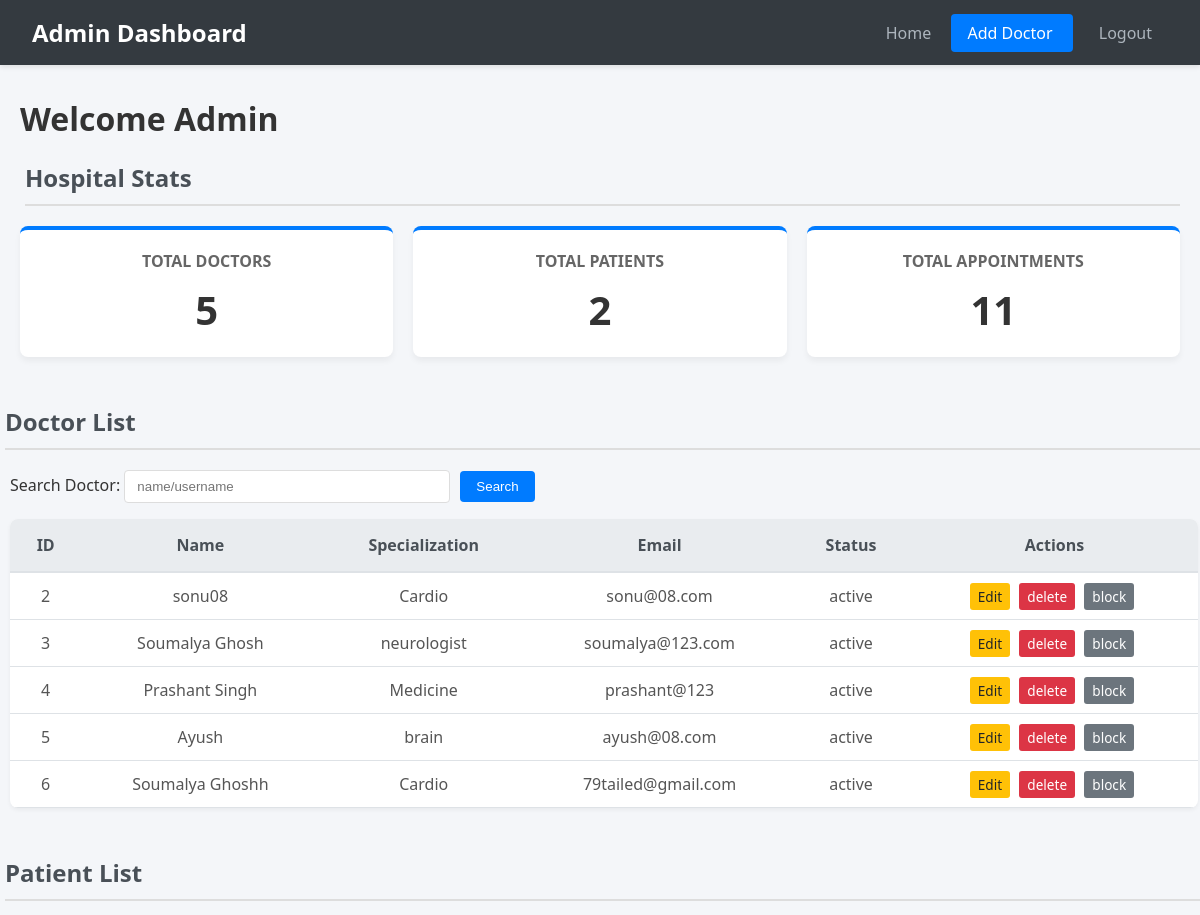
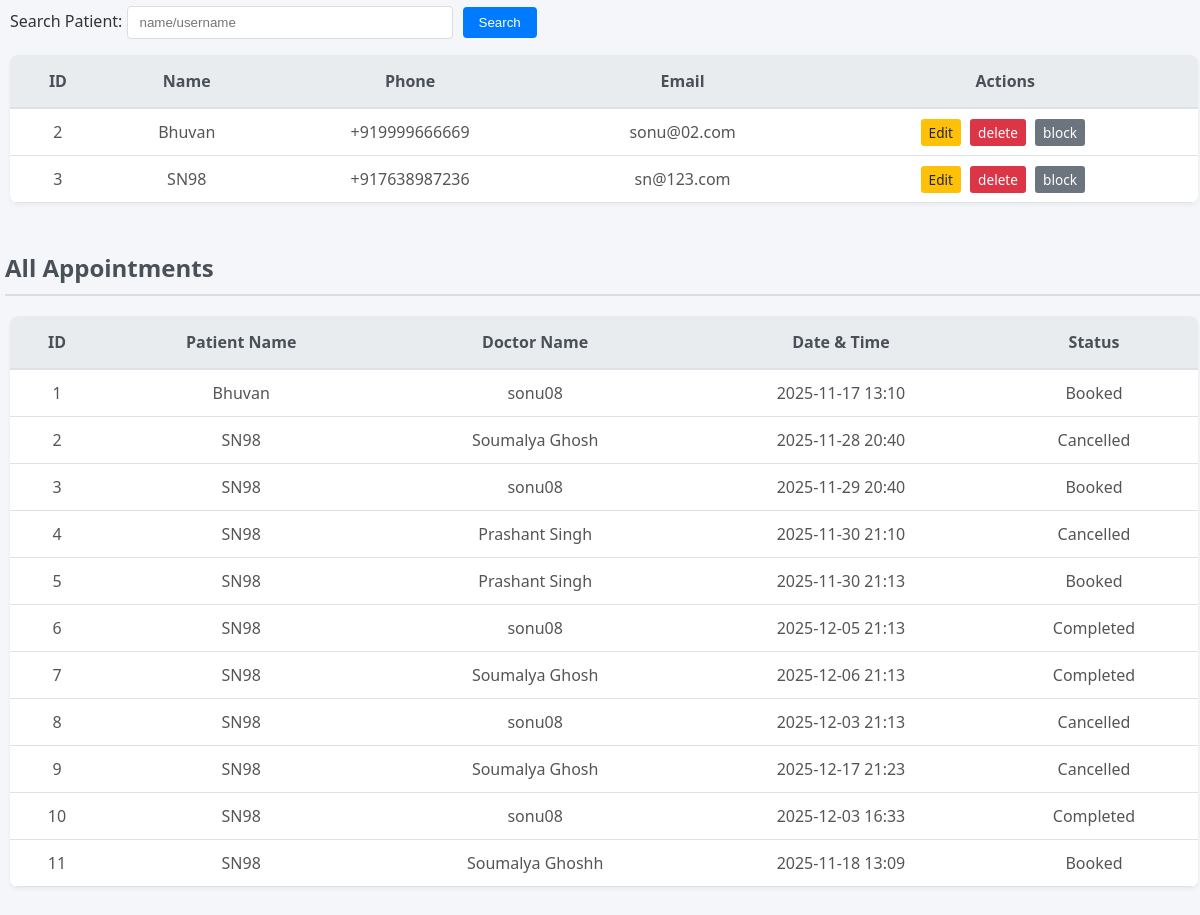
The page /admin/dashboard (signed in) on the database its author committed (2 pictures, top to bottom).
### app.py (models this page shows, shortened)
class Doctor(db.Model):
    __tablename__ = 'doctors'
    id = db.Column(db.Integer, primary_key=True)
    user_id = db.Column(db.Integer, db.ForeignKey('users.id'), nullable=False)
    name = db.Column(db.String(100), nullable=False)
    specialization_id = db.Column(db.Integer, db.ForeignKey('departments.id'), nullable=False)
    experience = db.Column(db.Integer, nullable=True)
    phone_number = db.Column(db.String(15), nullable=False)
    appointments = db.relationship('Appointment', back_populates='doctor')
    department = db.relationship('Department', back_populates='doctors')
    user = db.relationship('User', back_populates='doctor')

class Department(db.Model):
    __tablename__ = 'departments'
    id = db.Column(db.Integer, primary_key=True)
    name = db.Column(db.String(100), unique=True, nullable=False)
    description = db.Column(db.String(200), nullable=True)
    doctors = db.relationship('Doctor', back_populates ='department')

class User(db.Model):
    __tablename__ = 'users'
    id = db.Column(db.Integer, primary_key=True)
    username = db.Column(db.String(80), unique=True, nullable=False)
    email = db.Column(db.String(120), unique=True, nullable=False)
    password = db.Column(db.String(200), nullable=False)
    role = db.Column(db.String(50), nullable=False)  # e.g., '
    status = db.Column(db.String(20), default='active', nullable=False)   #active/block
    created_at = db.Column(db.DateTime, nullable=False, default=datetime.utcnow )
    doctor = db.relationship('Doctor', back_populates='user', uselist=False)
    patient = db.relationship('Patient', back_populates='user', uselist=False)

class Patient(db.Model):
    __tablename__ = 'patients'
    id = db.Column(db.Integer, primary_key=True)
    name = db.Column(db.String(100), nullable=False)
    phone_number = db.Column(db.String(15), nullable=False)
    user_id = db.Column(db.Integer, db.ForeignKey('users.id'), nullable=False)
    appointments = db.relationship('Appointment', back_populates='patient')
    user = db.relationship('User', back_populates='patient')

class Appointment(db.Model):
    __tablename__ = 'appointments'
    id = db.Column(db.Integer, primary_key=True)
    patient_id = db.Column(db.Integer, db.ForeignKey('patients.id'), nullable=False)
    doctor_id = db.Column(db.Integer, db.ForeignKey('doctors.id'), nullable=False)
    appointment_date = db.Column(db.DateTime, nullable=False)
    appointment_status = db.Column(db.String(50), default='Booked', nullable=False)  # e.g., 'Booked', 'Completed', 'Cancelled'
    treatments = db.relationship('Treatment', back_populates='appointment', uselist=False)
    patient = db.relationship('Patient', back_populates='appointments')
    doctor = db.relationship('Doctor', back_populates='appointments')

### app.py (the view)
@app.route('/admin/dashboard')
def admin_dashboard():
    if 'user_id' not in session or session.get('role') != 'admin' :
        flash("access denied!", "error")
        return redirect(url_for('login'))
    doctor_search_query = request.args.get('doctor_search')
    patient_search_query = request.args.get('patient_search')
    if doctor_search_query:
        doctors = Doctor.query.join(User).filter(
                (Doctor.name.ilike(f'%{doctor_search_query}%')) |
                (User.username.ilike(f'%{doctor_search_query}%'))
        ).all()
    else:
        doctors = Doctor.query.all()
    if patient_search_query:
        patients = Patient.query.join(User).filter(
                (Patient.name.ilike(f'%{patient_search_query}%')) |
                (User.username.ilike(f'%{patient_search_query}%'))
            ).all()
    else:
        patients = Patient.query.all()
    appointments = Appointment.query.all()
    stats = {
        'doctor_count': Doctor.query.count(),
        'patient_count': Patient.query.count(),
        'appointment_count': Appointment.query.count()
    }
    return render_template(
        "admin_dashboard.html",
        stats=stats,
        doctors=doctors,
        patients=patients,
        appointments=appointments
    )

### templates/admin_dashboard.html (shortened to what this page needs)
<!DOCTYPE html>
<html lang="en">
<head>
   <link rel="stylesheet" href="{{ url_for('static', filename='admin_style.css') }}">
</head>
<body>
    <div class="navbar">
        <h1>Admin Dashboard</h1>
        <div>
        <a href="{{ url_for('admin_dashboard') }}"> Home </a>
        <a href="{{ url_for('add_doctor') }}" class="add-btn"> Add Doctor </a>
        <a href="{{ url_for('logout') }}" >Logout</a>
        </div>
    </div>
    <div class ="container">
        <h1> Welcome Admin</h1>
        <h2>Hospital Stats</h2>
        <div class="stats">
            <div class="stat-box">
                <h3>Total Doctors</h3>
                <p>{{ stats.doctor_count }}</p>
            </div>
            <div class="stat-box">
                <h3>Total Patients</h3>
                <p>{{ stats.patient_count }}</p>
            </div>
            <div class="stat-box">
                <h3>Total Appointments</h3>
                <p>{{ stats.appointment_count }}</p>
            </div>
        </div>
    </div>
    <h2>Doctor List</h2>
    <div class="section_header">
        <form method="GET" action="{{ url_for('admin_dashboard') }}">
            <label>Search Doctor: <input type="text" name="doctor_search" placeholder="name/username"></label>
            <button type="submit">Search</button>
        </form>
    </div>
    <table>
        <thead>
            <tr>
                <th>ID</th>
                <th>Name</th>
                <th>Specialization</th>
                <th>Email</th>
                <th>Status</th>
                <th>Actions</th>
            </tr>
        </thead>
        <tbody>
            {% for doctor in doctors %}
            <tr>
                <td>{{ doctor.id }}</td>
                <td>{{ doctor.name }}</td>
                <td>{{ doctor.department.name }}</td>
                <td>{{ doctor.user.email }}</td>
                <td>{{ doctor.user.status }}</td>
                <td class="actions">
                <a href="{{ url_for('edit_doctor', doctor_id=doctor.id) }}">Edit</a>
                <a href="{{ url_for('delete_doctor', doctor_id=doctor.id) }}">delete</a>
                <a href="{{ url_for('block_doctor', doctor_id=doctor.id) }}">
                    {% if doctor.user.status == 'active' %}
                    block
                    {% else %}
                    unblock
                    {% endif %}
                </a>
                </td>
            </tr>
            {% else %}
            <tr><td colspan="6">No doctor found.</td></tr>
            {% endfor %}
        </tbody>
    </table>
    <h2>Patient List</h2>
    <div class="section_header">
        <form method="GET" action="{{ url_for('admin_dashboard') }}">
            <label>Search Patient: <input type="text" name="patient_search" placeholder="name/username"></label>
            <button type="submit">Search</button>
        </form>
    </div>
    <table>
        <thead>
            <tr>
                <th>ID</th>
                <th>Name</th>
                <th>Phone</th>
                <th>Email</th>
                <th>Actions</th>
            </tr>
        </thead>
        <tbody>
            {% for patient in patients %}
            <tr>
                <td>{{ patient.id }}</td>
                <td>{{ patient.name }}</td>
                <td>{{ patient.phone_number }}</td>
                <td>{{ patient.user.email }}</td>
                <td class="actions">
                <a href="{{ url_for('edit_patient', patient_id=patient.id) }}">Edit</a>
                <a href="{{ url_for('delete_patient', patient_id=patient.id) }}">delete</a>
                <a href="{{ url_for('block_patient', patient_id=patient.id) }}">
                    {% if patient.user.status == 'active' %}
                    block
                    {% else %}
                    unblock
                    {% endif %}
                </a>
                </td>
            </tr>
            {% else %}
            <tr><td colspan="6">No patient found.</td></tr>
            {% endfor %}
    </table>
    <h2>All Appointments</h2>
    <table>
        <thead>
            <tr>
                <th>ID</th>
                <th>Patient Name</th>
                <th>Doctor Name</th>
                <th>Date & Time</th>
                <th>Status</th>
            </tr>
        </thead>
        <tbody>
            {% for appointment in appointments %}
            <tr>
                <td>{{ appointment.id }}</td>
                <td>{{ appointment.patient.name }}</td>
                <td>{{ appointment.doctor.name }}</td>
                <td>{{ appointment.appointment_date.strftime('%Y-%m-%d %H:%M') }}</td>
                <td>{{ appointment.appointment_status }}</td>
            </tr>
            {% else %}
            <tr><td colspan="5">No appointments found.</td></tr>
            {% endfor %}
        </tbody>
    </table>
</body>
</html>

### static/admin_style.css (style rules this page uses)
:root { --primary-blue: #007bff; --dark-blue: #0056b3; --light-blue: #e7f1ff; --text-dark: #333; --white: #ffffff; --light-gray: #f4f6f9; --border-color: #ddd; }
body { font-family: 'Segoe UI', Tahoma, Geneva, Verdana, sans-serif; margin: 0; padding: 0; background-color: var(--light-gray); color: var(--text-dark); }
.navbar { background-color: #343a40; padding: 1rem 2rem; display: flex; justify-content: space-between; align-items: center; box-shadow: 0 2px 5px rgba(0,0,0,0.1); }
.navbar h1 { color: var(--white); margin: 0; font-size: 1.5rem; }
.navbar a { color: #adb5bd; text-decoration: none; padding: 0.5rem 1rem; font-weight: 500; transition: 0.3s; }
.navbar a.add-btn { background-color: var(--primary-blue); color: var(--white); border-radius: 4px; margin-right: 10px; }
.container { max-width: 1200px; margin: 2rem auto; padding: 0 20px; }
.stats { display: flex; gap: 20px; margin-bottom: 3rem; }
.stat-box { flex: 1; background-color: var(--white); padding: 20px; border-radius: 8px; box-shadow: 0 4px 6px rgba(0,0,0,0.05); text-align: center; border-top: 4px solid var(--primary-blue); }
.stat-box h3 { margin: 0; color: #666; font-size: 1rem; text-transform: uppercase; }
.stat-box p { font-size: 2.5rem; font-weight: bold; color: var(--text-dark); margin: 10px 0 0; }
h2 { border-bottom: 2px solid var(--border-color); padding-bottom: 10px; margin-bottom: 20px; margin-left: 5px; color: #495057; }
.section_header form { display: flex; gap: 10px; margin-bottom: 1rem; margin-left: 10px; align-items: center; }
input[type="text"] { padding: 8px 12px; border: 1px solid var(--border-color); border-radius: 4px; width: 300px; }
button { padding: 8px 16px; background-color: var(--primary-blue); color: var(--white); border: none; border-radius: 4px; cursor: pointer; }
table { width: 99%; margin-left: 10px; border-collapse: collapse; background-color: var(--white); box-shadow: 0 2px 4px rgba(0,0,0,0.05); margin-bottom: 3rem; border-radius: 8px; overflow: hidden; table-layout: auto; }
th { background-color: #e9ecef; color: #495057; padding: 15px; text-align: left; font-weight: 600; border-bottom: 2px solid #dee2e6; white-space: nowrap; text-align: center; vertical-align: middle; }
td { padding: 12px; border-bottom: 1px solid #dee2e6; color: #555; text-align: center; vertical-align: middle; }
.actions a { text-decoration: none; padding: 4px 8px; border-radius: 3px; font-size: 0.85rem; margin-right: 5px; color: var(--white); min-width: 150px; }
.actions a[href*="edit"] { background-color: #ffc107; color: #212529; }
.actions a[href*="delete"] { background-color: #dc3545; }
.actions a[href*="block"] { background-color: #6c757d; }

### rows shown on the page
Doctor: id "2", name "sonu08", department.name "Cardio", user.email "sonu@08.com", user.status "active"
Doctor: id "3", name "Soumalya Ghosh", department.name "neurologist", user.email "soumalya@123.com", user.status "active"
Doctor: id "4", name "Prashant Singh", department.name "Medicine", user.email "prashant@123", user.status "active"
Doctor: id "5", name "Ayush", department.name "brain", user.email "ayush@08.com", user.status "active"
Doctor: id "6", name "Soumalya Ghoshh", department.name "Cardio", user.email "79tailed@gmail.com", user.status "active"
Patient: id "2", name "Bhuvan", phone_number "+919999666669", user.email "sonu@02.com"
Patient: id "3", name "SN98", phone_number "+917638987236", user.email "sn@123.com"
Appointment: id "1", patient.name "Bhuvan", doctor.name "sonu08", appointment_date "2025-11-17 13:10", appointment_status "Booked"
Appointment: id "2", patient.name "SN98", doctor.name "Soumalya Ghosh", appointment_date "2025-11-28 20:40", appointment_status "Cancelled"
Appointment: id "3", patient.name "SN98", doctor.name "sonu08", appointment_date "2025-11-29 20:40", appointment_status "Booked"
Appointment: id "4", patient.name "SN98", doctor.name "Prashant Singh", appointment_date "2025-11-30 21:10", appointment_status "Cancelled"
Appointment: id "5", patient.name "SN98", doctor.name "Prashant Singh", appointment_date "2025-11-30 21:13", appointment_status "Booked"
Appointment: id "6", patient.name "SN98", doctor.name "sonu08", appointment_date "2025-12-05 21:13", appointment_status "Completed"
Appointment: id "7", patient.name "SN98", doctor.name "Soumalya Ghosh", appointment_date "2025-12-06 21:13", appointment_status "Completed"
Appointment: id "8", patient.name "SN98", doctor.name "sonu08", appointment_date "2025-12-03 21:13", appointment_status "Cancelled"
Appointment: id "9", patient.name "SN98", doctor.name "Soumalya Ghosh", appointment_date "2025-12-17 21:23", appointment_status "Cancelled"
Appointment: id "10", patient.name "SN98", doctor.name "sonu08", appointment_date "2025-12-03 16:33", appointment_status "Completed"
Appointment: id "11", patient.name "SN98", doctor.name "Soumalya Ghoshh", appointment_date "2025-11-18 13:09", appointment_status "Booked"

### other values the page prints
{{ stats.doctor_count }} "5"
{{ stats.patient_count }} "2"
{{ stats.appointment_count }} "11"
